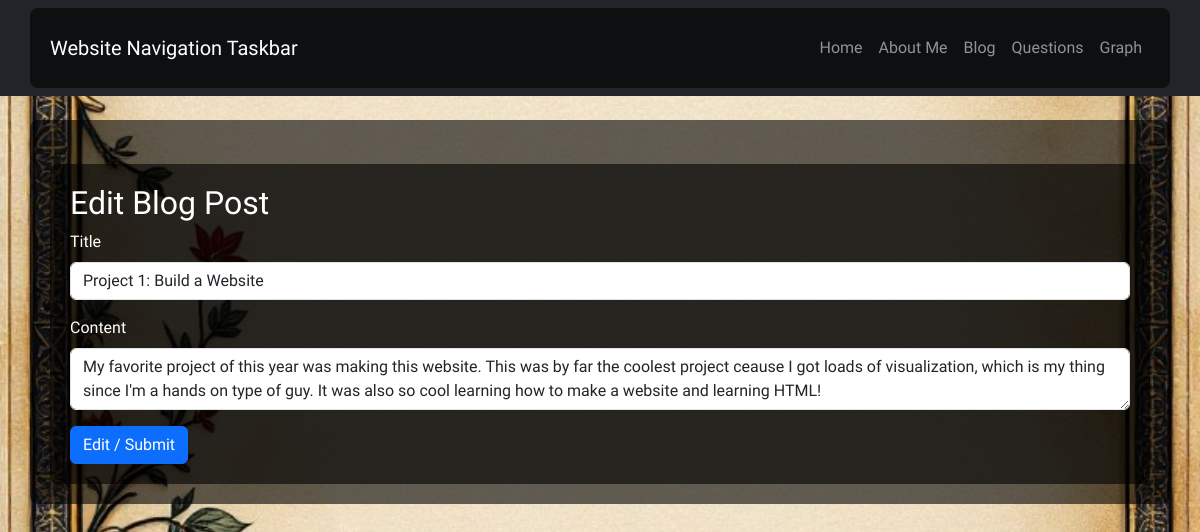
The page /blog/edit/1/ on the database its author committed.
### blog/models.py (models this page shows, shortened)
class Post(models.Model):
    title = models.CharField(max_length=200)
    content = models.TextField()
    created_at = models.DateTimeField(auto_now_add=True)

### blog/views.py (the view)
# urls.py: path('edit/<int:post_id>/', views.post_edit, name='post_edit'),
def post_edit(request, post_id):
    post = get_object_or_404(Post, id=post_id)
    if request.method == 'POST':
        form = PostForm(request.POST, instance=post)
        if form.is_valid():
            form.save()
            return redirect('blog_list')
    else:
        form = PostForm(instance=post)
    return render(request, 'blog/post_form.html', {'form': form, 'action': 'Edit'})

### blog/forms.py
class PostForm(forms.ModelForm):
    class Meta:
        model = Post
        fields = ['title', 'content']

### blog/templates/blog/post_form.html (shortened to what this page needs)
{% extends 'base.html' %}
{% block content %}
<div class="container mt-4">
    <h2>{{ action }} Blog Post</h2>
    <form method="post">
        <div class="mb-3">
            <label for="id_title" class="form-label">Title</label>
            <input type="text" name="title" id="id_title" value="{{ form.title.value }}" class="form-control" required>
        </div>
        <div class="mb-3">
            <label for="id_content" class="form-label">Content</label>
            <textarea name="content" id="id_content" class="form-control" required>{{ form.content.value }}</textarea>
        </div>
        <button type="submit" class="btn btn-primary">{{ action }} / Submit</button>
    </form>
</div>
{% endblock %}

### rows shown on the page
Post: title "Project 1: Build a Website", content "My favorite project of this year was making this website. This was by far the coolest project ceause I got loads of visualization, which is my thing since I'm a hands on type of guy. It was also so cool learning how to make a website and learning HTML!"

### other values the page prints
{{ action }} "Edit"
